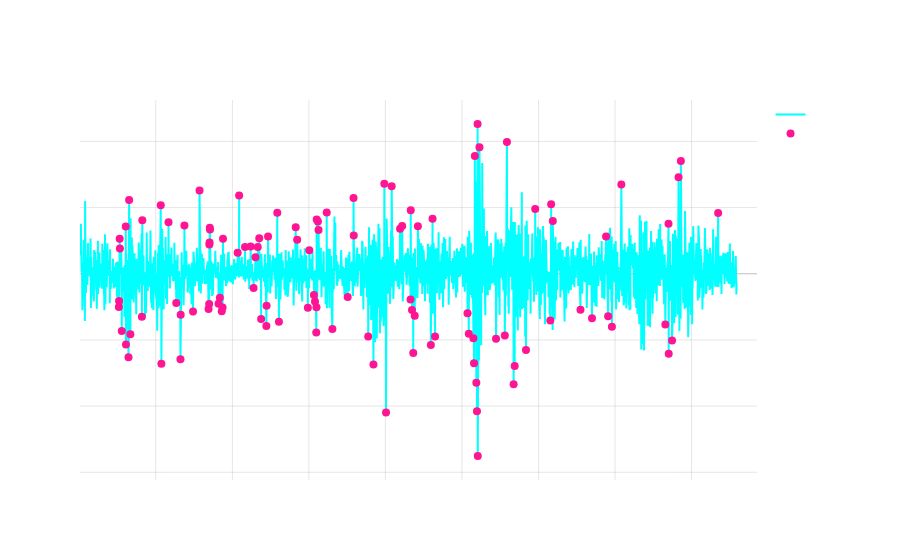

This figure's notebook cell:
### Code cell
outlier.visualize_outliers_plotly(train_set, "close_log_return_lag_1", method=outlier.detect_outliers_iqr, k=1.5, window_size = 30)
